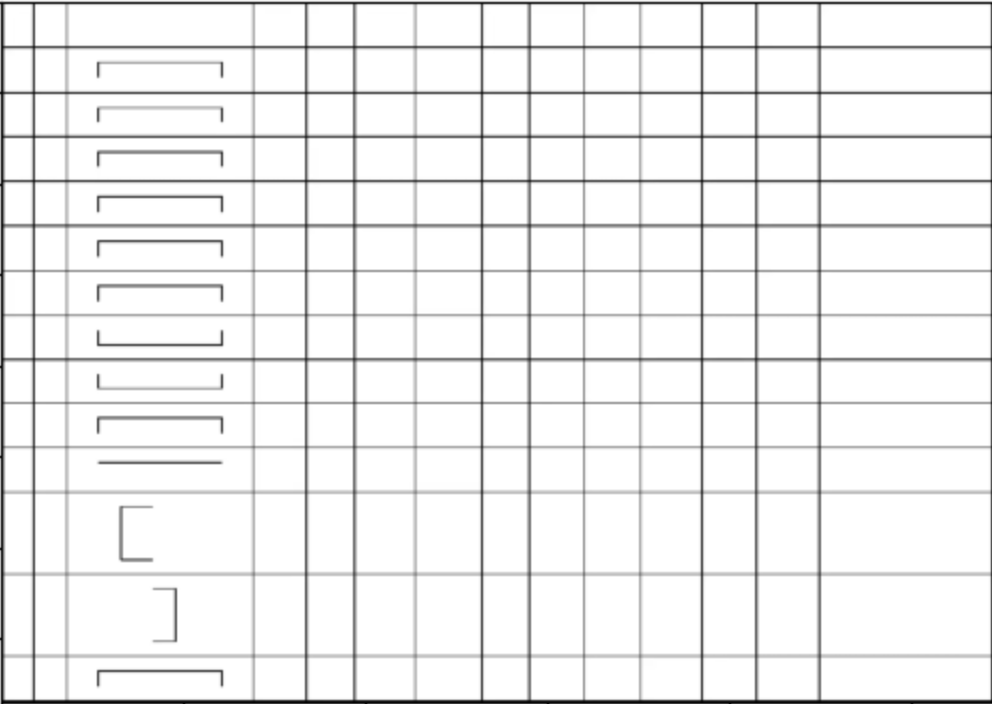
#> input picture Image From Rows/test_img.png, 992 x 704 px
$ jupyter execute 'CAB colab(moksh).ipynb'
#> lines starting #> are read from the running program, lines starting #| are printed output that depends on the picture; after the words box and inside, x2 and y2 are one past the last pixel; in counts of white or black regions, pixels touching at a corner belong together
[cell 1]
#Libraries req
import cv2
import os
import numpy as np
import matplotlib.pyplot as plt

[cell 2]
# Load the grayscale image
img_path = "test_img.png"
if not os.path.exists(img_path):
  raise FileNotFoundError(f"The image file '{img_path}' does not exist.")

img = cv2.imread(img_path)
#> img is the input picture: shape (704, 992, 3); min 1, max 255, mean 239.8

[cell 3]
import cv2
import os
import numpy as np
import matplotlib.pyplot as plt

# Load the grayscale image
img_path = "test_img.png"
if not os.path.exists(img_path):
    raise FileNotFoundError(f"The image file '{img_path}' does not exist.")

img = cv2.imread(img_path, cv2.IMREAD_GRAYSCALE)
#> img: shape (704, 992)

# Constants for Canny edge detection
LOWER_CANNY_THRESHOLD = 80
UPPER_CANNY_THRESHOLD = 180

# Constants for edge counting
EDGE_COUNT_THRESHOLD = 25  # Minimum edges to consider a valid column
MIN_COLUMN_WIDTH = 40  # Minimum width for a valid column

# Function to find column boundaries based on edge counts
def find_column_boundaries(edge_count, threshold, min_width):
    column_boundaries = []
    inside_column = False

    for i in range(len(edge_count)):
        if edge_count[i] > threshold and not inside_column:
            column_boundaries.append(i)  # Start of a new column
            inside_column = True
        elif edge_count[i] <= threshold and inside_column:
            column_boundaries.append(i)  # End of the column
            inside_column = False

    valid_columns = []
    i = 0
    while i < len(column_boundaries) - 1:
        start = column_boundaries[i]
        end = column_boundaries[i + 1]
        if end - start >= min_width:
            valid_columns.append((start, end))
        i += 2

    return valid_columns

# Apply Canny edge detection
canny_image = cv2.Canny(img, LOWER_CANNY_THRESHOLD, UPPER_CANNY_THRESHOLD)
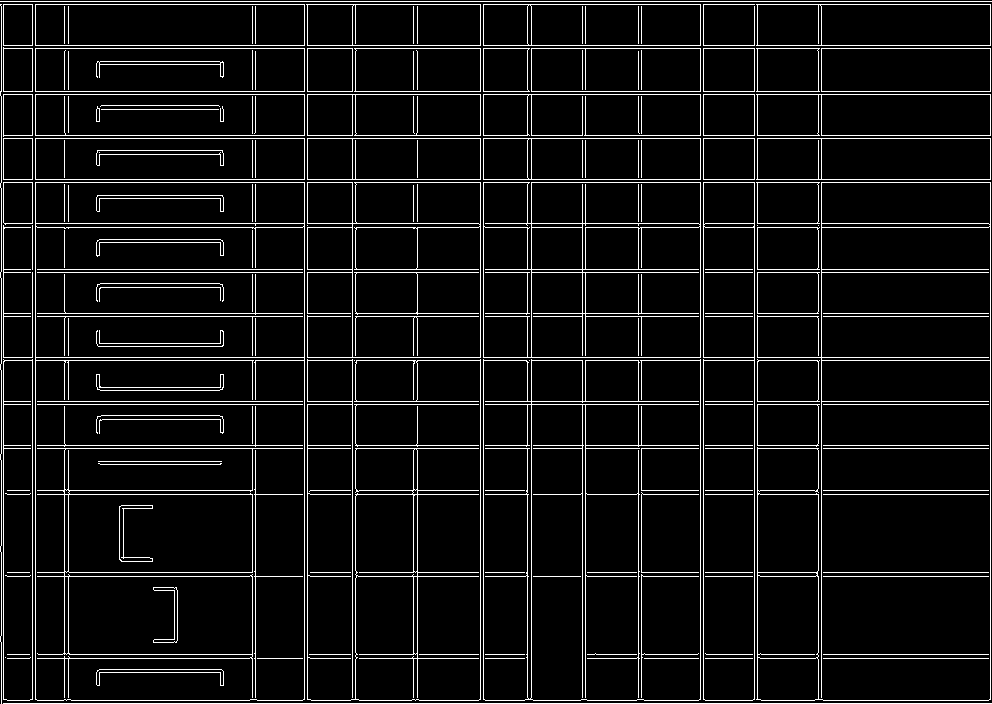
#> canny_image: shape (704, 992); 7.3% white in thin lines or dots

# Count edges in each column and find boundaries
edge_count = np.sum(canny_image == 255, axis=0)
#> edge_count = 992 values, max 690 at index 35, min 1 at index 2, mean 51.39
valid_columns = find_column_boundaries(edge_count, EDGE_COUNT_THRESHOLD, MIN_COLUMN_WIDTH)
#> the loop in find_column_boundaries, `for i in range(len(edge_count)):` made 992 passes
#> inside_column on passes 1, 3, 4, 32, 33, 34, 36, 37: True, False, True, False, True, False, True, False
#> after the loop in find_column_boundaries, `for i in range(len(edge_count)):`: column_boundaries = 52 values from 0 to 991; inside_column = False
#> the loop in find_column_boundaries, `while i < len(column_boundaries) - 1:` made 26 passes
#> (start, end, i) on passes 1 to 8: (0, 2, 2), (3, 31, 4), (32, 33, 6), (35, 36, 8), (37, 253, 10), (254, 303, 12), (304, 305, 14), (307, 351, 16)
#> after the loop in find_column_boundaries, `while i < len(column_boundaries) - 1:`: i = 52; valid_columns = [(37, 253), (254, 303), (307, 351), (355, 479), (485, 529), (533, 581), (585, 640), (641, 699), (705, 753), (757, 819), (823, 989)]

# Crop the original image based on valid columns
if valid_columns:
    # Get the start and end column indices
    start_col, end_col = max(valid_columns, key=lambda x: x[1] - x[0])
#> start_col = 37; end_col = 253

    # Adjust start_col and end_col to remove 10 pixels from each side
    start_col = min(start_col + 10, end_col - 10)  # Ensure it doesn't exceed other boundaries
#> start_col = 47
    end_col = max(start_col + 10, min(end_col - 10, img.shape[1]))  # Avoid going out of image bounds
#> end_col = 243

    cropped_image = img[:, start_col:end_col]
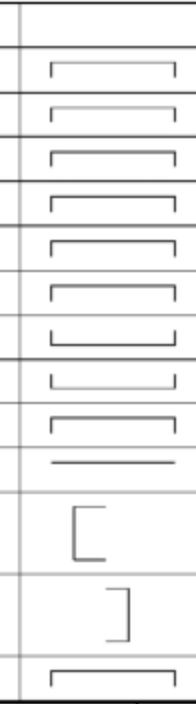
#> cropped_image: shape (704, 196); min 6, max 255, mean 239.9

# Create binary images using global and adaptive thresholding
global_threshold = 150  # Example threshold value
_, binary_image_global = cv2.threshold(
    cropped_image, global_threshold, 255, cv2.THRESH_BINARY
)
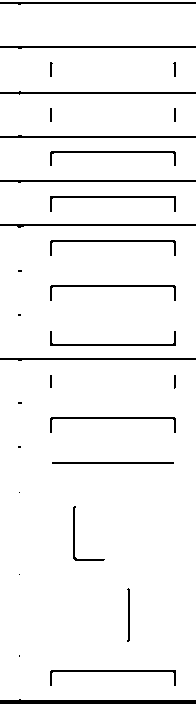
#> binary_image_global: shape (704, 196); 95.3% white; black in thin lines or dots

adaptive_threshold_size = 11  # Size of the neighborhood for adaptive thresholding
adaptive_constant = 2  # Constant subtracted from the adaptive threshold
binary_image_adaptive = cv2.adaptiveThreshold(
    cropped_image, 255, cv2.ADAPTIVE_THRESH_MEAN_C, cv2.THRESH_BINARY, adaptive_threshold_size, adaptive_constant
)
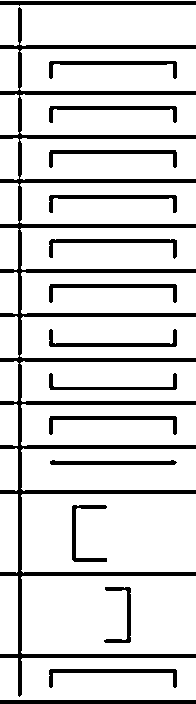
#> binary_image_adaptive: shape (704, 196); 84.4% white; 16 black regions, largest, box (x1, y1, x2, y2) and area: (0, 7, 196, 697) 12524, (0, 1, 196, 6) 785, (0, 700, 196, 704) 784

# Visualize the results
plt.subplot(1, 3, 1)
plt.imshow(canny_image, cmap='gray')
plt.title("Canny Edge Image")

plt.subplot(1, 3, 2)
plt.imshow(binary_image_global, cmap='gray')
plt.title("Global Threshold")

plt.subplot(1, 3, 3)
plt.imshow(binary_image_adaptive, cmap='gray')
plt.title("Adaptive Threshold")

plt.show()

# Optional: Save the binary images if needed
cv2.imwrite("binary_image_global.jpg", binary_image_global)
cv2.imwrite("binary_image_adaptive.jpg", binary_image_adaptive)
#> Out = True

[cell 4]
import cv2
import os
import numpy as np
import matplotlib.pyplot as plt

# Load the grayscale image
img_path = "test_img.png"
if not os.path.exists(img_path):
    raise FileNotFoundError(f"The image file '{img_path}' does not exist.")

img = cv2.imread(img_path, cv2.IMREAD_GRAYSCALE)

# Constants for Canny edge detection
LOWER_CANNY_THRESHOLD = 100
UPPER_CANNY_THRESHOLD = 200

# Apply Canny edge detection
canny_image = cv2.Canny(img, LOWER_CANNY_THRESHOLD, UPPER_CANNY_THRESHOLD)
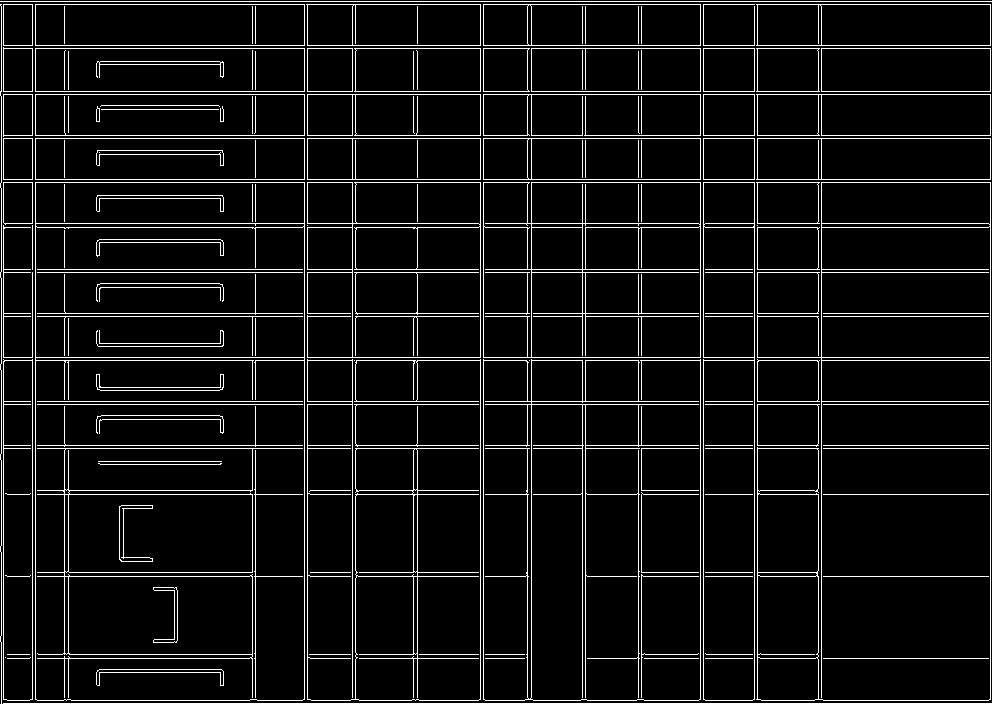
#> canny_image: shape (704, 992); 7.1% white in thin lines or dots

# Count edges in each column
edge_count = np.sum(canny_image == 255, axis=0)
#> edge_count = 992 values, max 690 at index 35, min 1 at index 2, mean 50.21

# Constants for edge counting and valid column detection
EDGE_COUNT_THRESHOLD = 25  # Minimum edges to consider a valid column
MIN_COLUMN_WIDTH = 50  # Minimum width for a valid column

# Function to find valid column boundaries based on edge counts
def find_column_boundaries(edge_count, threshold, min_width):
    column_boundaries = []
    inside_column = False

    # Find the start and end of columns based on edge count
    for i in range(len(edge_count)):
        if edge_count[i] > threshold and not inside_column:
            column_boundaries.append(i)
            inside_column = True
        elif edge_count[i] <= threshold and inside_column:
            column_boundaries.append(i)
            inside_column = False

    # Find valid columns with a specified minimum width
    valid_columns = []
    i = 0
    while i < len(column_boundaries) - 1:
        start = column_boundaries[i]
        end = column_boundaries[i + 1]
        if end - start >= min_width:
            valid_columns.append((start, end))
        i += 2

    return valid_columns

# Find valid columns based on edge count
valid_columns = find_column_boundaries(edge_count, EDGE_COUNT_THRESHOLD, MIN_COLUMN_WIDTH)
#> after the loop in find_column_boundaries, `for i in range(len(edge_count)):`: column_boundaries = 50 values from 0 to 991; inside_column = False
#> the loop in find_column_boundaries, `while i < len(column_boundaries) - 1:` made 25 passes
#> after the loop in find_column_boundaries, `while i < len(column_boundaries) - 1:`: i = 50; valid_columns = [(37, 253), (355, 479), (585, 640), (641, 699), (757, 819), (823, 989)]

# Alternative approach: Select the column with the maximum edge count
if valid_columns:
    # Calculate edge count for each valid column
    edge_counts_per_column = [np.sum(edge_count[start:end]) for start, end in valid_columns]
#> edge_counts_per_column = [11751, 5397, 2770, 2367, 3154, 4482]

    # Find the index of the column with the maximum edge count
    max_edge_column_index = np.argmax(edge_counts_per_column)
#> max_edge_column_index = 0

    # Get the start and end indices for the column with the most edges
    start_col, end_col = valid_columns[max_edge_column_index]
#> start_col = 37; end_col = 253

    # Adjust start_col and end_col to remove 10 pixels from each side (avoid edge artifacts)
    start_col = max(0, start_col + 10)
#> start_col = 47
    end_col = min(img.shape[1], end_col - 10)
#> end_col = 243

    # Crop the original image based on the selected column
    cropped_image = img[:, start_col:end_col]

    # Visualize the cropped image and other results
    plt.figure(figsize=(12, 4))

    # Original Canny edge image
    plt.subplot(1, 3, 1)
    plt.imshow(canny_image, cmap='gray')
    plt.title("Canny Edge Image")

    # Cropped column image
    plt.subplot(1, 3, 2)
    plt.imshow(cropped_image, cmap='gray')
    plt.title("Cropped Column")

    # Edge count visualization across columns
    plt.subplot(1, 3, 3)
    plt.plot(edge_count)
    plt.axvline(x=start_col, color='red', linestyle='--', label="Start")
    plt.axvline(x=end_col, color='blue', linestyle='--', label="End")
    plt.title("Edge Count across Columns")
    plt.xlabel("Column Index")
    plt.ylabel("Edge Count")
    plt.legend()

    plt.tight_layout()
    plt.show()
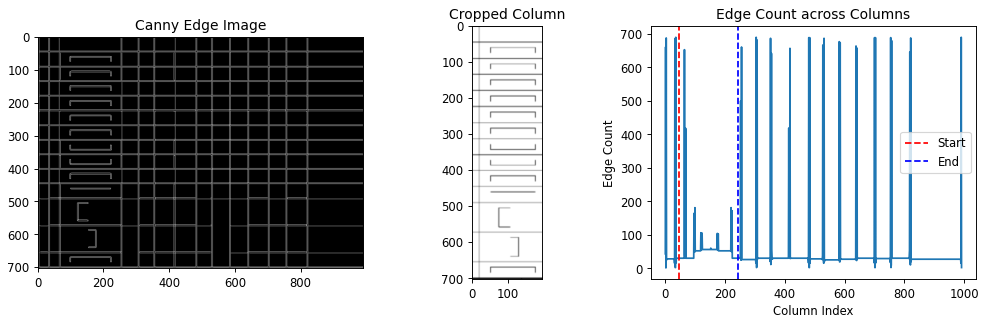
#> figure drawn by matplotlib, 3 panels; panel 3: curve peaks at x = 35, y = 690

[cell 5]
import cv2
import os
import numpy as np
import matplotlib.pyplot as plt

# Load the grayscale image
img_path = "test_img.png"
if not os.path.exists(img_path):
    raise FileNotFoundError(f"The image file '{img_path}' does not exist.")

img = cv2.imread(img_path, cv2.IMREAD_GRAYSCALE)

# Constants for Canny edge detection
LOWER_CANNY_THRESHOLD = 100
UPPER_CANNY_THRESHOLD = 200

# Apply Canny edge detection
canny_image = cv2.Canny(img, LOWER_CANNY_THRESHOLD, UPPER_CANNY_THRESHOLD)

# Find valid columns based on edge count
EDGE_COUNT_THRESHOLD = 25  # Minimum edges to consider a valid column
MIN_COLUMN_WIDTH = 50  # Minimum width for a valid column

def find_column_boundaries(edge_count, threshold, min_width):
    # Identify valid columns based on edge count
    column_boundaries = []
    inside_column = False

    for i in range(len(edge_count)):
        if edge_count[i] > threshold and not inside_column:
            column_boundaries.append(i)
            inside_column = True
        elif edge_count[i] <= threshold and inside_column:
            column_boundaries.append(i)
            inside_column = False

    # Find valid columns with a specified minimum width
    valid_columns = []
    i = 0
    while i < len(column_boundaries) - 1:
        start = column_boundaries[i]
        end = column_boundaries[i + 1]
        if end - start >= min_width:
            valid_columns.append((start, end))
        i += 2

    return valid_columns

edge_count = np.sum(canny_image == 255, axis=0)
valid_columns = find_column_boundaries(edge_count, EDGE_COUNT_THRESHOLD, MIN_COLUMN_WIDTH)
#> after the loop in find_column_boundaries, `for i in range(len(edge_count)):`: column_boundaries = 50 values from 0 to 991; inside_column = False
#> after the loop in find_column_boundaries, `while i < len(column_boundaries) - 1:`: i = 50

# Alternative approach: Select the column with the maximum edge count
if valid_columns:
    # Calculate edge count for each valid column
    edge_counts_per_column = [np.sum(edge_count[start:end]) for start, end in valid_columns]

    # Find the index of the column with the maximum edge count
    max_edge_column_index = np.argmax(edge_counts_per_column)

    # Get the start and end indices for the column with the most edges
    start_col, end_col = valid_columns[max_edge_column_index]
#> start_col = 37; end_col = 253

    # Adjust start_col and end_col to remove 10 pixels from each side
    start_col = max(0, start_col + 10)
#> start_col = 47
    end_col = min(img.shape[1], end_col - 10)
#> end_col = 243

    # Crop the original image based on the selected column
    cropped_image = img[:, start_col:end_col]

# Create binary images using global and adaptive thresholding
global_threshold = 127  # Example threshold value
_, binary_image_global = cv2.threshold(
    cropped_image, global_threshold, 255, cv2.THRESH_BINARY
)
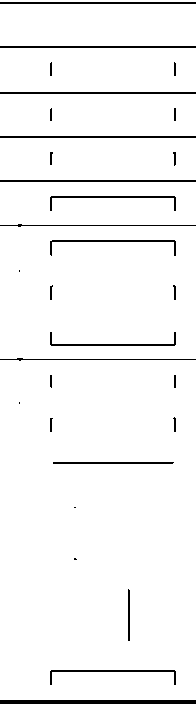
#> binary_image_global: shape (704, 196); 96.3% white; black in thin lines or dots

adaptive_threshold_size = 11  # Size of the neighborhood for adaptive thresholding
adaptive_constant = 2  # Constant subtracted from the adaptive threshold
binary_image_adaptive = cv2.adaptiveThreshold(
    cropped_image, 255, cv2.ADAPTIVE_THRESH_MEAN_C, cv2.THRESH_BINARY, adaptive_threshold_size, adaptive_constant
)

# Visualize the results
plt.figure(figsize=(12, 4))

# Original Canny edge image
plt.subplot(1, 3, 1)
plt.imshow(canny_image, cmap='gray')
plt.title("Canny Edge Image")

# Cropped column image
plt.subplot(1, 3, 2)
plt.imshow(binary_image_global, cmap='gray')
plt.title("Global Threshold")

# Cropped column image with adaptive thresholding
plt.subplot(1, 3, 3)
plt.imshow(binary_image_adaptive, cmap='gray')
plt.title("Adaptive Threshold")

plt.tight_layout()
plt.show()

# Optional: Save the binary images if needed
cv2.imwrite("binary_image_global.jpg", binary_image_global)
cv2.imwrite("binary_image_adaptive.jpg", binary_image_adaptive)
#> Out = True

[cell 6]
import cv2
import os
import numpy as np
import matplotlib.pyplot as plt

# Function to detect rows in a binary image based on edge count
def detect_rows(binary_img, row_threshold=35, min_row_width=5, max_row_width=150):
    row_sums = np.sum(binary_img, axis=1)
    in_row = False
    start = None
    rows = []

    for i, sum_value in enumerate(row_sums):
        if sum_value > row_threshold and not in_row:
            start = i
            in_row = True
        elif sum_value <= row_threshold and in_row:
            if start is not None:
                row_width = i - start
                if min_row_width <= row_width <= max_row_width:
                    rows.append((start, i))
            in_row = False

    # Handle edge case for a row ending at the last pixel
    if in_row and start is not None:
        row_width = len(row_sums) - start
        if min_row_width <= row_width <= max_row_width:
            rows.append((start, len(row_sums)))

    return rows

# Function to save cropped rows with a specified border width
def save_cropped_rows(binary_img, rows, output_folder, border_width=10):
    # Ensure the output folder exists
    if not os.path.exists(output_folder):
        os.makedirs(output_folder)

    for idx, (start, end) in enumerate(rows):
        # Crop the row from the binary image
        row_img = binary_img[start:end, :]

        # Add a border around the cropped row
        height, width = row_img.shape[:2]
        new_height = height + 2 * border_width

        # Create a black background with the desired dimensions
        border_img = np.zeros((new_height, width), dtype=np.uint8)

        # Place the cropped row image with a border
        border_img[border_width:height + border_width, :] = row_img

        # Create a filename for the row image
        row_path = os.path.join(output_folder, f"row_{idx + 1}.jpg")

        # Save the cropped row image with the border
        cv2.imwrite(row_path, border_img)

    print(f"Cropped {len(rows)} row images to the '{output_folder}' folder.")

# Example code to demonstrate the use of these functions
# Load the adaptive binary image (assuming this is the output from previous steps)
adaptive_binary_img = cv2.imread("binary_image_adaptive.jpg", cv2.IMREAD_GRAYSCALE)

# Detect rows in the adaptive binary image
detected_rows = detect_rows(adaptive_binary_img, row_threshold=35, min_row_width=5, max_row_width=150)
#> in detect_rows, `row_sums = np.sum(binary_img, axis=1)`: row_sums = 704 values, max 49976 at index 699, min 1 at index 655, mean 42188.4
#> the loop in detect_rows, `for i, sum_value in enumerate(row_sums):` made 704 passes
#> (sum_value, row_width, in_row) on passes 2, 47: (8, 1, False), (26, 41, False)
#> after the loop in detect_rows, `for i, sum_value in enumerate(row_sums):`: in_row = False; row_width = 42; rows = [(5, 46), (49, 91), (94, 135), (138, 180), (183, 224), (228, 270), (272, 314), (316, 358), (361, 402), (404, 446), (448, 491), (494, 573), (576, 654), (658, 700)]; start = 658
#> detected_rows has the same summary as rows in detect_rows

# Save the detected rows with a specified border to the "ShapesFinal" folder
save_cropped_rows(adaptive_binary_img, detected_rows, "ShapesFinal", border_width=10)
#> the loop in save_cropped_rows, `for idx, (start, end) in enumerate(rows):` made 14 passes
#> (start, end, height, new_height) on passes 1 to 8: (5, 46, 41, 61), (49, 91, 42, 62), (94, 135, 41, 61), (138, 180, 42, 62), (183, 224, 41, 61), (228, 270, 42, 62), (272, 314, 42, 62), (316, 358, 42, 62)
#> pass 1, in save_cropped_rows, `row_img = binary_img[start:end, :]`:
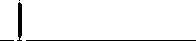
#> row_img: shape (41, 196); min 0, max 255, mean 244.5
#> pass 1, in save_cropped_rows, `cv2.imwrite(row_path, border_img)`:
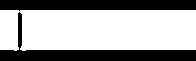
#> saved as row_1.jpg: shape (61, 196); min 0, max 255, mean 164.4
#> pass 2, in save_cropped_rows, `cv2.imwrite(row_path, border_img)`:
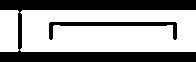
#> saved as row_2.jpg: shape (62, 196); min 0, max 255, mean 156.8
#| Cropped 14 row images to the 'ShapesFinal' folder.
#> (the rest of the program and of its run is left out)
